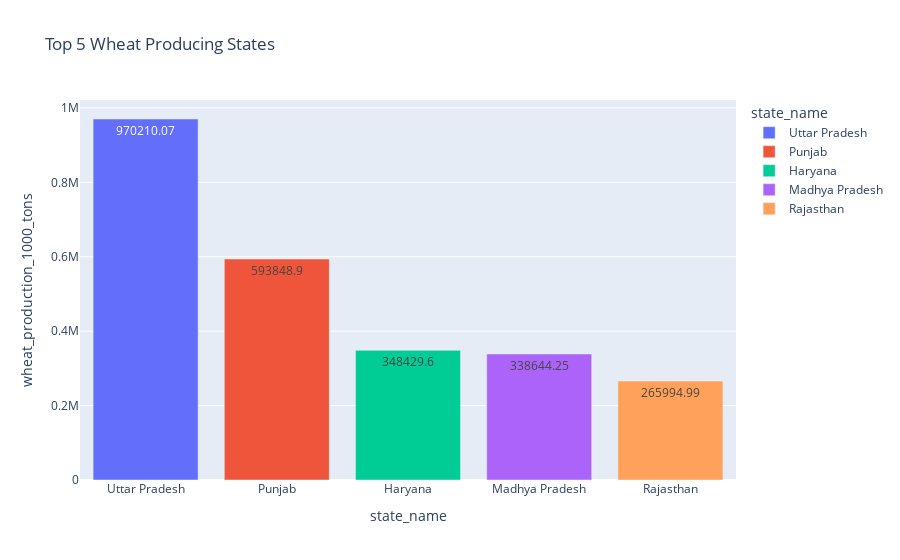
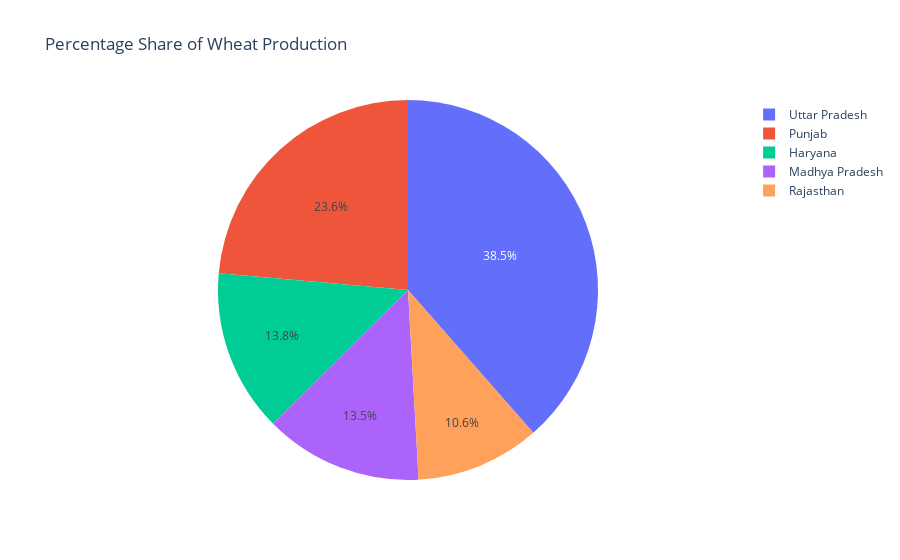

Source (notebook cell) for these figures, in order:
### Code cell
top_wheat = df.groupby("state_name")["wheat_production_1000_tons"]\
    .sum().sort_values(ascending=False).head(5).reset_index()
total = top_wheat["wheat_production_1000_tons"].sum()
top_wheat["percentage_share"] = (top_wheat["wheat_production_1000_tons"] / total) * 100

# Bar chart
px.bar(
    top_wheat,
    x="state_name",
    y="wheat_production_1000_tons",
    title="Top 5 Wheat Producing States",
    color="state_name",
    text="wheat_production_1000_tons"
).show()

# Pie chart
px.pie(
    top_wheat,
    names="state_name",
    values="percentage_share",
    title="Percentage Share of Wheat Production",
    
).show()

### Figure 1 — Plotly figure (JSON) as saved in the notebook; plotly's stock layout.template omitted (floating-point values rounded to 4 significant figures)
{"data": [{"hovertemplate": "state_name=%{x}<br>wheat_production_1000_tons=%{text}<extra></extra>", "legendgroup": "Uttar Pradesh", "marker": {"color": "#636efa", "pattern": {"shape": ""}}, "name": "Uttar Pradesh", "orientation": "v", "showlegend": true, "text": [970200.0], "textposition": "auto", "type": "bar", "x": ["Uttar Pradesh"], "xaxis": "x", "y": [970200.0], "yaxis": "y"}, {"hovertemplate": "state_name=%{x}<br>wheat_production_1000_tons=%{text}<extra></extra>", "legendgroup": "Punjab", "marker": {"color": "#EF553B", "pattern": {"shape": ""}}, "name": "Punjab", "orientation": "v", "showlegend": true, "text": [593800.0], "textposition": "auto", "type": "bar", "x": ["Punjab"], "xaxis": "x", "y": [593800.0], "yaxis": "y"}, {"hovertemplate": "state_name=%{x}<br>wheat_production_1000_tons=%{text}<extra></extra>", "legendgroup": "Haryana", "marker": {"color": "#00cc96", "pattern": {"shape": ""}}, "name": "Haryana", "orientation": "v", "showlegend": true, "text": [348400.0], "textposition": "auto", "type": "bar", "x": ["Haryana"], "xaxis": "x", "y": [348400.0], "yaxis": "y"}, {"hovertemplate": "state_name=%{x}<br>wheat_production_1000_tons=%{text}<extra></extra>", "legendgroup": "Madhya Pradesh", "marker": {"color": "#ab63fa", "pattern": {"shape": ""}}, "name": "Madhya Pradesh", "orientation": "v", "showlegend": true, "text": [338600.0], "textposition": "auto", "type": "bar", "x": ["Madhya Pradesh"], "xaxis": "x", "y": [338600.0], "yaxis": "y"}, {"hovertemplate": "state_name=%{x}<br>wheat_production_1000_tons=%{text}<extra></extra>", "legendgroup": "Rajasthan", "marker": {"color": "#FFA15A", "pattern": {"shape": ""}}, "name": "Rajasthan", "orientation": "v", "showlegend": true, "text": [266000.0], "textposition": "auto", "type": "bar", "x": ["Rajasthan"], "xaxis": "x", "y": [266000.0], "yaxis": "y"}], "layout": {"barmode": "relative", "legend": {"title": {"text": "state_name"}, "tracegroupgap": 0}, "title": {"text": "Top 5 Wheat Producing States"}, "xaxis": {"anchor": "y", "categoryarray": ["Uttar Pradesh", "Punjab", "Haryana", "Madhya Pradesh", "Rajasthan"], "categoryorder": "array", "domain": [0, 1], "title": {"text": "state_name"}}, "yaxis": {"anchor": "x", "domain": [0, 1], "title": {"text": "wheat_production_1000_tons"}}}}

### Figure 2 — Plotly figure (JSON) as saved in the notebook; plotly's stock layout.template omitted (floating-point values rounded to 4 significant figures)
{"data": [{"domain": {"x": [0, 1], "y": [0, 1]}, "hovertemplate": "state_name=%{label}<br>percentage_share=%{value}<extra></extra>", "labels": ["Uttar Pradesh", "Punjab", "Haryana", "Madhya Pradesh", "Rajasthan"], "legendgroup": "", "name": "", "showlegend": true, "type": "pie", "values": [38.54, 23.59, 13.84, 13.45, 10.57]}], "layout": {"legend": {"tracegroupgap": 0}, "title": {"text": "Percentage Share of Wheat Production"}}}
